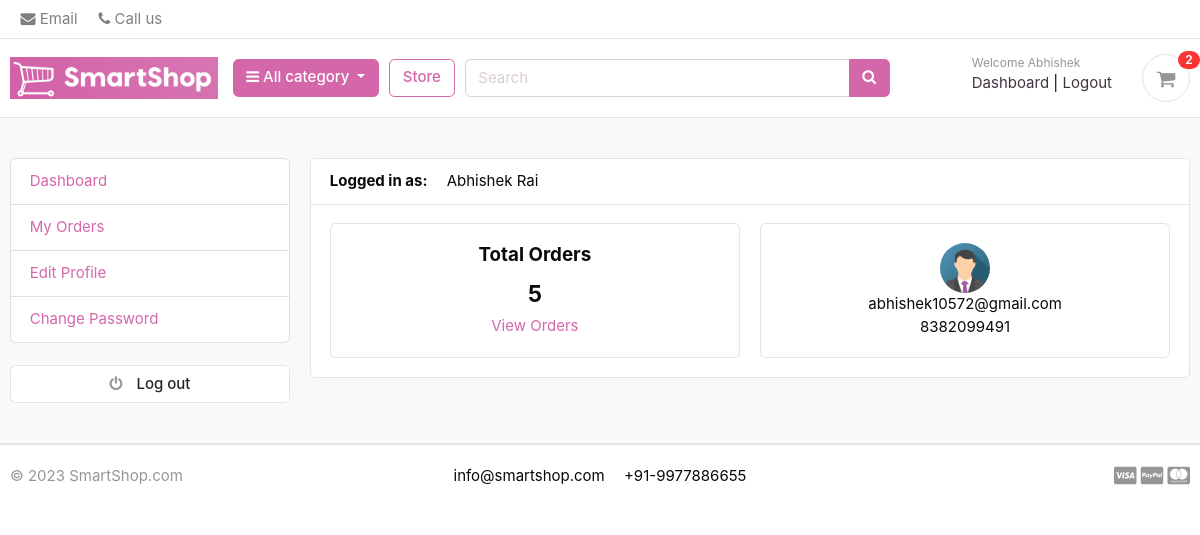
/accounts/ (signed in), run on the app's committed database.
### accounts/models.py (models this page shows, shortened)
class Account(AbstractBaseUser):
    first_name = models.CharField(max_length=50)
    last_name = models.CharField(max_length=50)
    username = models.CharField(max_length=50, unique=True)
    email = models.EmailField(max_length=100, unique=True)
    phone_number = models.CharField(max_length=12)
    date_joined = models.DateTimeField(auto_now_add=True)
    last_login = models.DateTimeField(auto_now_add=True)
    is_admin = models.BooleanField(default=False)
    is_staff = models.BooleanField(default=False)
    is_active = models.BooleanField(default=False)
    is_superadmin = models.BooleanField(default=False)
    USERNAME_FIELD = 'email'
    REQUIRED_FIELDS = ['username', 'first_name', 'last_name']
    objects = MyAccountManager()
    def full_name(self):
        return f'{self.first_name} {self.last_name}'

class UserProfile(models.Model):
    user = models.OneToOneField(Account, on_delete=models.CASCADE)
    address_line_1 = models.CharField(blank=True, max_length=100)
    address_line_2 = models.CharField(blank=True, max_length=100)
    profile_picture = models.ImageField(blank=True, upload_to='userprofile')
    city = models.CharField(blank=True, max_length=20)
    state = models.CharField(blank=True, max_length=20)
    country = models.CharField(blank=True, max_length=20)

### accounts/views.py (the view)
# urls.py: path('', views.dashboard, name='dashboard'),
@login_required(login_url='login')
def dashboard(request):
    orders = Order.objects.order_by('-created_at').filter(user_id=request.user.id, is_ordered=True)
    orders_count = orders.count()
    userprofile = UserProfile.objects.get(user_id=request.user.id)
    context = {
        'orders_count': orders_count,
        'userprofile': userprofile,
    }
    return render(request, 'accounts/dashboard.html', context)

### carts/context_processors.py (called while the page is built)
def counter(request):
    cart_count = 0
    if 'admin' in request.path:
        return {}
    else:
        try:
            cart = Cart.objects.filter(cart_id=_cart_id(request))
            if request.user.is_authenticated:
                cart_items = CartItem.objects.all().filter(user=request.user)
            else:
                cart_items = CartItem.objects.all().filter(cart=cart[:1])
            for cart_item in cart_items:
                cart_count += cart_item.quantity
        except Cart.DoesNotExist:
            cart_count = 0
    return dict(cart_count=cart_count)

### carts/views.py (called while the page is built)
def _cart_id(request):
    cart = request.session.session_key
    if not cart:
        cart = request.session.create()
    return cart

### category/context_processors.py (called while the page is built)
def menu_links(request):
    links = Category.objects.all()
    return dict(links=links)

### category/models.py (called while the page is built)
    def get_url(self):
        return reverse('products_by_category', args=[self.slug])

### templates/accounts/dashboard.html (shortened to what this page needs)
{% extends 'base.html' %}
{% block content %}
<section class="section-conten padding-y bg">
<div class="container">
	<div class="row">
	{% include 'includes/dashboard_sidebar.html' %}
	<main class="col-md-9">
		<article class="card">
		<header class="card-header">
			<strong class="d-inline-block mr-3">Logged in as:</strong>
			<span>{{user.full_name}}</span>
		</header>
		<div class="card-body">
			<div class="row">
			<div class="col-md-6">
				<div class="card" style="text-align:center;">
					<div class="card-body">
						<h5 class="card-title">Total Orders</h5>
						<h4>{{orders_count}}</h4>
						<a href="{% url 'my_orders' %}">View Orders</a>
					</div>
				</div>
			</div>
			<div class="col-md-6">
				<div class="card" style="text-align:center;">
					<div class="card-body">
						<img src="{{userprofile.profile_picture.url}}" alt="Profile Picture" width="50" height="50" style="border-radius:50%;">
						<p class="mb-0">{{user.email}}</p>
						<p>{{user.phone_number}}</p>
					</div>
				</div>
			</div>
			</div>
		</div>
		</article>
	</main>
</div>
</div>
</section>
{% endblock %}

### templates/includes/navbar.html (shortened to what this page needs)
{% load static %}
<header class="section-header">
    <nav class="navbar p-md-0 navbar-expand-sm navbar-light border-bottom">
    <div class="container">
      <div class="collapse navbar-collapse" id="navbarTop4">
        <ul class="navbar-nav">
            <li><a href="mailto:help@smartshop.com" class="nav-link"> <i class="fa fa-envelope"></i> Email </a></li>
            <li><a href="tel:9977886655" class="nav-link"> <i class="fa fa-phone"></i> Call us </a></li>
        </ul>
      </div>
    </div>
    </nav>
    <section class="header-main border-bottom">
        <div class="container">
    <div class="row align-items-center">
        <div class="col-lg-2 col-md-3 col-6">
            <a href="{% url 'home' %}" class="brand-wrap">
                <img class="logo" src="{% static './images/logo.png' %}">
            </a>
        </div>
        <div class="col-lg col-sm col-md col-6 flex-grow-0">
            <div class="category-wrap dropdown d-inline-block float-right">
                <button type="button" class="btn btn-primary dropdown-toggle ml-4" data-toggle="dropdown">
                    <i class="fa fa-bars"></i> All category
                </button>
            </div>
        </div>
        <a href="{% url 'store' %}" class="btn btn-outline-primary">Store</a>
        <div class="col-lg  col-md-6 col-sm-12 col">
            <form action="{% url 'search' %}" class="search" method='GET'>
                <div class="input-group w-100">
                    <input type="text" class="form-control" style="width:60%;" placeholder="Search" name="keyword" required>
                    <div class="input-group-append">
                      <button class="btn btn-primary" type="submit">
                        <i class="fa fa-search"></i>
                      </button>
                    </div>
                </div>
            </form>
        </div>
        <div class="col-lg-3 col-sm-6 col-8 order-2 order-lg-3">
                    <div class="d-flex justify-content-end mb-3 mb-lg-0">
                        {% if user.id is None %}
                        <div class="widget-header">
                            <small class="title text-muted">Welcome guest!</small>
                            <div>
                                <a href="{% url 'login' %}">Sign in</a> <span class="dark-transp"> | </span>
                                <a href="{% url 'register' %}"> Register</a>
                            </div>
                        </div>
                        {% else %}
                        <div class="widget-header">
                            <small class="title text-muted">Welcome {{user.first_name}}</small>
                            <div>
                                <a href="{% url 'dashboard' %}">Dashboard</a> <span class="dark-transp"> | </span>
                                <a href="{% url 'logout' %}">Logout</a>
                            </div>
                        </div>
                        {%endif%}
                        <a href="{% url 'cart' %}" class="widget-header pl-3 ml-3">
                            <div class="icon icon-sm rounded-circle border"><i class="fa fa-shopping-cart"></i></div>
                            <span class="badge badge-pill badge-danger notify">{{ cart_count }}</span>
                        </a>
                    </div>
                </div>
    </div>
        </div>
    </section>
</header>

### static/css/ui.css (style rules this page uses)
html { font-family: "Inter", sans-serif; font-size: 15px; }
.icon-xs, .icon-sm, .icon-md, .icon-lg { display: inline-block; text-align: center; flex-shrink: 0; flex-grow: 0; }
.icon-sm { width: 48px; height: 48px; line-height: 48px !important; font-size: 20px; }
.padding-y { padding-top: 40px; padding-bottom: 40px; }
article:after, .form-group:after { display: block; clear: both; content: ""; }
.bg { background-color: #f8f9fa; }
p:last-child { margin-bottom: 0; }
.header-main { position: relative; padding-top: 1rem; padding-bottom: 1rem; }
.brand-wrap .logo, .navbar-brand .logo { margin-right: 7px; max-height: 42px; display: inline-block; }
.widget-header { display: inline-block; vertical-align: middle; position: relative; }
.widget-header a { color: #40343f; }
.widget-header i { color: #969696; }
.widget-header .title { display: block; }
.widget-header .notify { position: absolute; top: -3px; right: -10px; }
.notify { position: absolute; top: -4px; right: -10px; display: inline-block; padding: 0.25em 0.6em; font-size: 12px; line-height: 1; text-align: center; border-radius: 3rem; color: #fff; background-color: #fa3434; }

### data on the page
Account: first_name "Abhishek", full_name "Abhishek Rai", email "abhishek10572@gmail.com", phone_number "8382099491"
UserProfile: profile_picture (picture)

### other printed values
{{ cart_count }} "2"
{{ orders_count }} "5"
